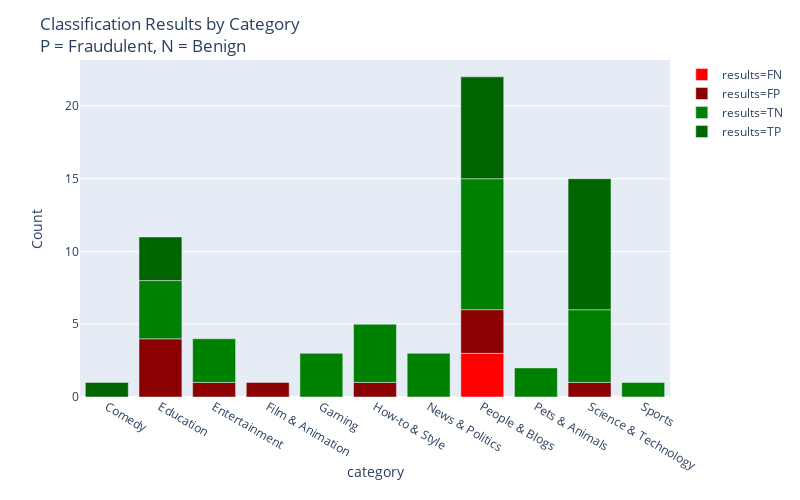

Source (notebook cell):
### Code cell
color_map = {
    'TP': 'darkgreen',
    'TN': 'green',
    'FP': 'darkred',
    'FN': 'red',
}
fig = px.bar(df_l.groupby(['category', 'results']).count()['channelId'].reset_index(), 
             x='category', y='channelId', color='results', color_discrete_map=color_map)
fig.layout.height = 500
fig.layout.width = 800
fig.layout.yaxis.title = 'Count'
fig.layout.title = 'Classification Results by Category<br>P = Fraudulent, N = Benign'

fig

### Figure 1 — Plotly figure (JSON) as saved in the notebook; plotly's stock layout.template omitted (floating-point values rounded to 4 significant figures)
{"data": [{"alignmentgroup": "True", "hoverlabel": {"namelength": 0}, "hovertemplate": "results=FN<br>category=%{x}<br>channelId=%{y}", "legendgroup": "results=FN", "marker": {"color": "red"}, "name": "results=FN", "offsetgroup": "results=FN", "orientation": "v", "showlegend": true, "textposition": "auto", "type": "bar", "uid": "e0c0f0c8-7d9b-4ccd-a182-63daa3715978", "x": ["Comedy", "Education", "Entertainment", "Film & Animation", "Gaming", "How-to & Style", "News & Politics", "People & Blogs", "Pets & Animals", "Science & Technology", "Sports"], "xaxis": "x", "y": [null, null, null, null, null, null, null, 3, null, null, null], "yaxis": "y"}, {"alignmentgroup": "True", "hoverlabel": {"namelength": 0}, "hovertemplate": "results=FP<br>category=%{x}<br>channelId=%{y}", "legendgroup": "results=FP", "marker": {"color": "darkred"}, "name": "results=FP", "offsetgroup": "results=FP", "orientation": "v", "showlegend": true, "textposition": "auto", "type": "bar", "uid": "4db00b29-142b-4e7b-9cb3-0b70ea40dcc1", "x": ["Comedy", "Education", "Entertainment", "Film & Animation", "Gaming", "How-to & Style", "News & Politics", "People & Blogs", "Pets & Animals", "Science & Technology", "Sports"], "xaxis": "x", "y": [null, 4, 1, 1, null, 1, null, 3, null, 1, null], "yaxis": "y"}, {"alignmentgroup": "True", "hoverlabel": {"namelength": 0}, "hovertemplate": "results=TN<br>category=%{x}<br>channelId=%{y}", "legendgroup": "results=TN", "marker": {"color": "green"}, "name": "results=TN", "offsetgroup": "results=TN", "orientation": "v", "showlegend": true, "textposition": "auto", "type": "bar", "uid": "5e995945-b23c-442d-8e08-2db34cc24856", "x": ["Comedy", "Education", "Entertainment", "Film & Animation", "Gaming", "How-to & Style", "News & Politics", "People & Blogs", "Pets & Animals", "Science & Technology", "Sports"], "xaxis": "x", "y": [null, 4, 3, null, 3, 4, 3, 9, 2, 5, 1], "yaxis": "y"}, {"alignmentgroup": "True", "hoverlabel": {"namelength": 0}, "hovertemplate": "results=TP<br>category=%{x}<br>channelId=%{y}", "legendgroup": "results=TP", "marker": {"color": "darkgreen"}, "name": "results=TP", "offsetgroup": "results=TP", "orientation": "v", "showlegend": true, "textposition": "auto", "type": "bar", "uid": "da2f43cf-e49d-4291-b63a-1898a05d1147", "x": ["Comedy", "Education", "Entertainment", "Film & Animation", "Gaming", "How-to & Style", "News & Politics", "People & Blogs", "Pets & Animals", "Science & Technology", "Sports"], "xaxis": "x", "y": [1, 3, null, null, null, null, null, 7, null, 9, null], "yaxis": "y"}], "layout": {"barmode": "relative", "grid": {"xaxes": ["x"], "xgap": 0.1, "xside": "bottom", "yaxes": ["y"], "ygap": 0.1, "yside": "left"}, "height": 500, "legend": {"tracegroupgap": 0}, "margin": {"t": 60}, "title": {"text": "Classification Results by Category<br>P = Fraudulent, N = Benign"}, "width": 800, "xaxis": {"autorange": true, "range": [-0.5, 10.5], "title": {"text": "category"}, "type": "category"}, "yaxis": {"autorange": true, "range": [0, 23.16], "title": {"text": "Count"}, "type": "linear"}}}
